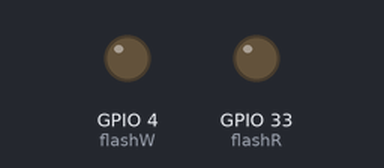
Bench run of a program on a simulated ESP32 board running MicroPython. Parts: output pins drawn as LEDs (lit = HIGH). At 13.2 s the program stops and its outputs stay as they are.

Above: at 0.5 s.
At 2.5 s:
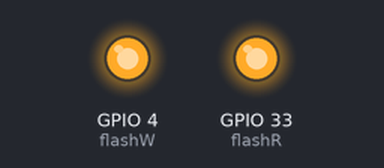
At 3.5 s:
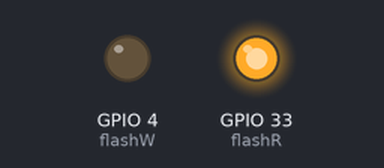
Timing chart, 0 to 5.7 s (numbered marks = the images above):
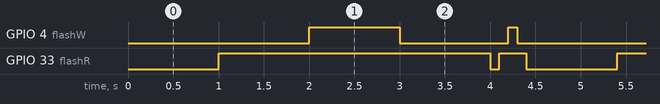

The program:

funtion1.py
```python
from machine import Pin
import time

flashW = Pin(4, Pin.OUT, value=0)
flashR = Pin(33, Pin.OUT, value=1)

def blink_red(msg):
    flashR.value(0)
    time.sleep_ms(msg)
    flashR.value(1)
    time.sleep_ms(msg)
def blink_white(hope):
    flashW.value(1)
    time.sleep_ms(hope)
    flashW.value(0)
    time.sleep_ms(hope)

for i in range(3):
    blink_red(1000)
    blink_white(1000)
    blink_red(100)
    blink_white(100)
```

Measured:
- by itself, GPIO 4 (flashW): repeats every 4.4 s: LOW 1.2 s, HIGH 0.10 s, LOW 2.1 s, HIGH 1.0 s
- by itself, GPIO 33 (flashR): repeats every 4.4 s: LOW 0.10 s, HIGH 0.30 s, LOW 1.0 s, HIGH 3.0 s
- by itself, everything shown: repeats every 4.4 s, in 8 steps
